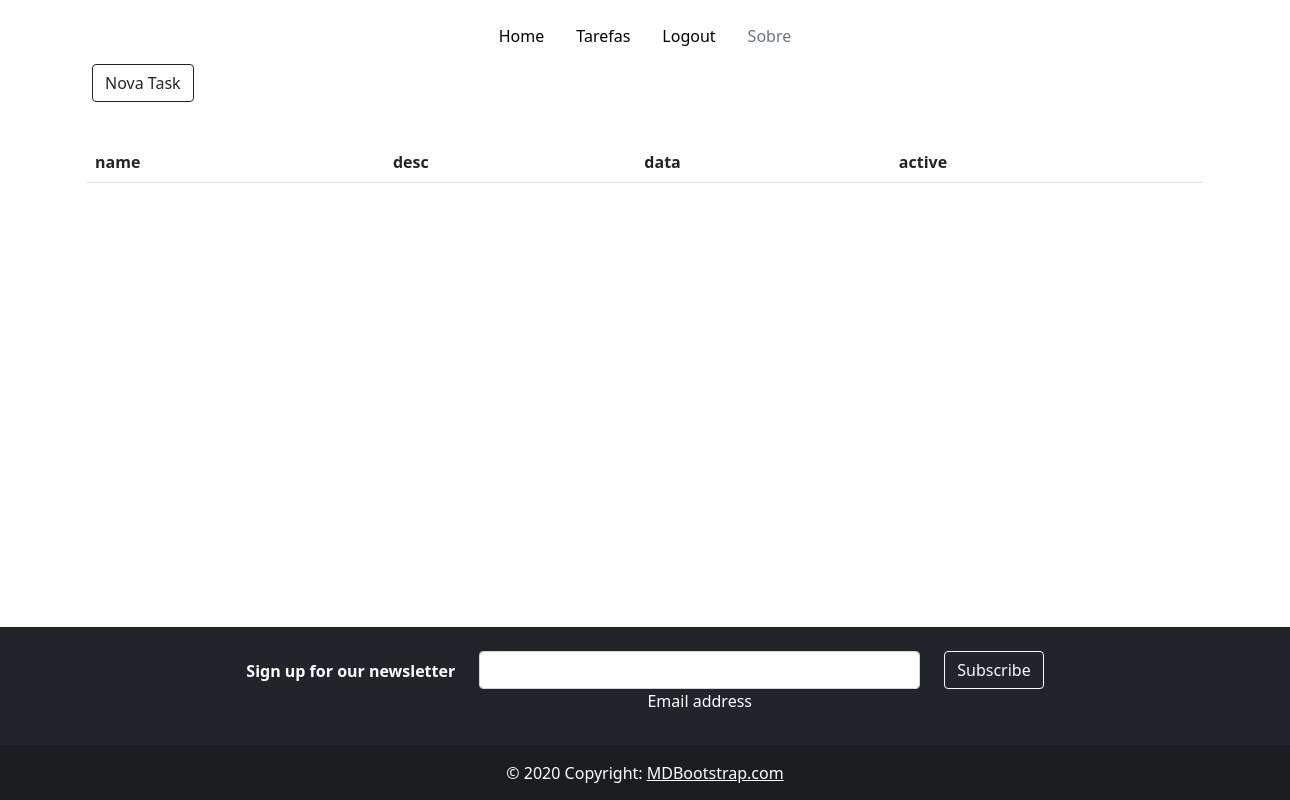
/lista/ (signed in), run on an earlier commit of the app's database.
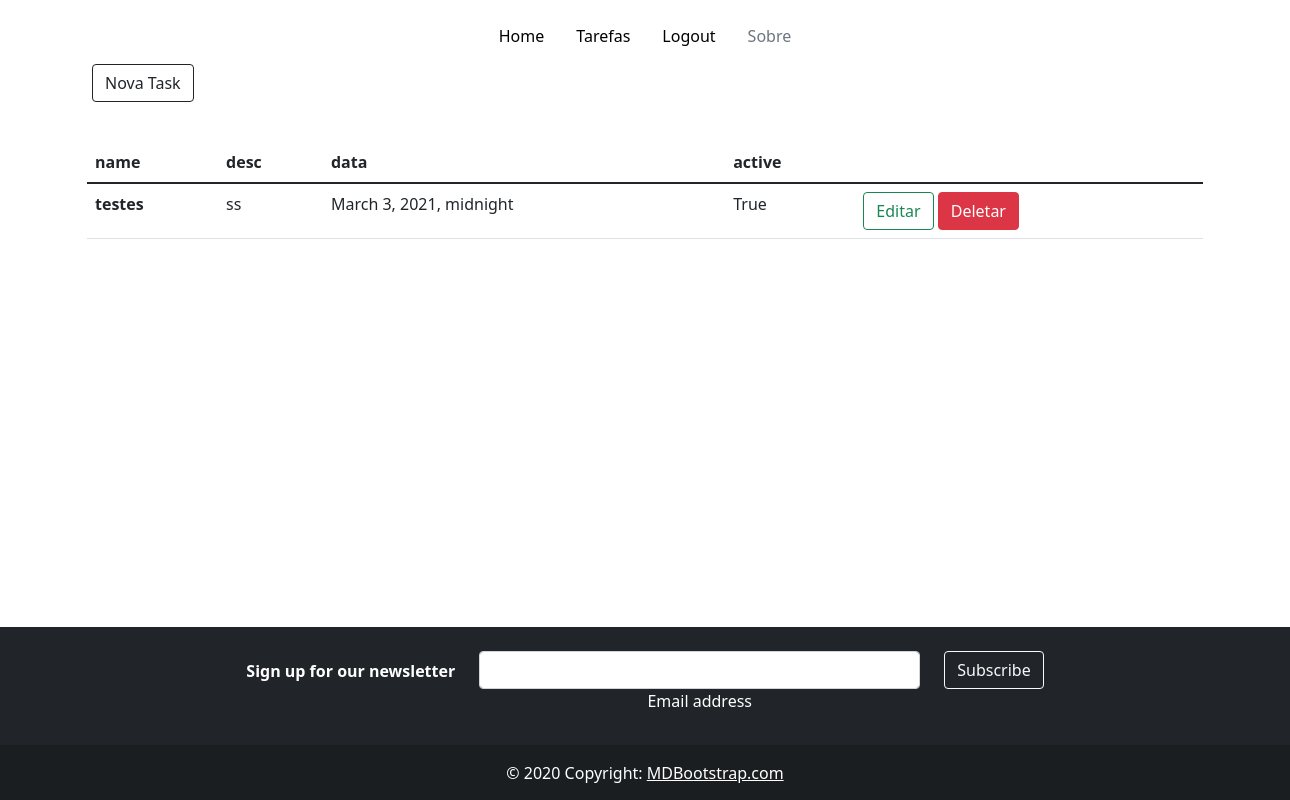
And on a later commit of the database.
### tasks/models.py (models this page shows, shortened)
class Task(models.Model):
    id = models.BigAutoField(primary_key=True)
    name = models.CharField(max_length=100)
    desc = models.CharField(max_length=300)
    data = models.DateTimeField(null=False)
    active = models.BooleanField(default=False)

### tasks/views.py (the view)
# urls.py: path("lista/", home, name="home"),
@login_required(login_url='/lista')
def home(request):
    data = {}
    data['db'] = Task.objects.all()
    return (render(request, 'home.html', data))

### templates/home.html (shortened to what this page needs)
{% extends 'base.html' %}
{% load static %}
{% block content %}
    <div id="section_1">
        <div class="container-fluid">
            <a href="/new"> <button type="button" class="btn btn-outline-dark">Nova Task</button></a>
        </div>
    </div>
    <section id="tabela">
      <div class="container">
        <table class="table">
          <thead class="thead-dark">
            <tr>
              <th scope="col">name</th>
              <th scope="col">desc</th>
              <th scope="col">data</th>
              <th scope="col">active</th>
            </tr>
          </thead>
          <tbody>
          {% for dbs in db %}
           <tr>
              <th>{{dbs.name}}</th>
              <td>{{dbs.desc}}</td>
              <td>{{dbs.data}}</td>
              <td>{{dbs.active}}</td>
              <td>
                  <a href="/edit/{{dbs.id}}/" class="btn btn btn-outline-success">Editar</a>
                  <a href="/delete/{{dbs.id}}/" class="btn btn-danger btnDel">Deletar</a>
              </td>
            </tr>
          {% endfor %}
          </tbody>
        </table>
      </div>
    </section>
  {% endblock %}

### templates/base.html (shortened to what this page needs)
<!doctype html>
{% load static %}
<html lang="en">
  <head>
    <link href="https://cdn.jsdelivr.net/npm/bootstrap@5.1.3/dist/css/bootstrap.min.css" rel="stylesheet">
    <link rel="stylesheet" href="{% static 'css/base.css' %}">
  </head>
  <body>
    <div id="nav">
        <ul class="nav justify-content-center">
            <li class="nav-item">
              <a class="nav-link active" aria-current="page" href="/">Home</a>
            </li>
            <li class="nav-item">
              <a class="nav-link" href="{% url 'tasks:home' %}">Tarefas</a>
            </li>
            <li class="nav-item">
              {% if request.user.is_authenticated %}
                <a class="nav-link" href="{% url 'users:logout' %}">Logout</a>
                {% else %}
                <a class="nav-link" href="{% url 'users:login' %}">Login</a>
                {% endif %}
            </li>
            <li class="nav-item">
              <a class="nav-link disabled">Sobre</a>
            </li>
          </ul>
    </div>
  {% block content %}
  {% endblock %}
  <footer class="bg-dark text-center text-white">
        <div class="container p-4 pb-0">
          <section class="">
            <form action="">
              <div class="row d-flex justify-content-center">
                <div class="col-auto">
                  <p class="pt-2">
                    <strong>Sign up for our newsletter</strong>
                  </p>
                </div>
                <div class="col-md-5 col-12">
                  <div class="form-outline form-white mb-4">
                    <input type="email" id="form5Example29" class="form-control" />
                    <label class="form-label" for="form5Example29">Email address</label>
                  </div>
                </div>
                <div class="col-auto">
                  <button type="submit" class="btn btn-outline-light mb-4">
                    Subscribe
                  </button>
                </div>
              </div>
            </form>
          </section>
        </div>
        <div class="text-center p-3" style="background-color: rgba(0, 0, 0, 0.2);">
          © 2020 Copyright:
          <a class="text-white" href="https://mdbootstrap.com/">MDBootstrap.com</a>
        </div>
    </footer>
  </body>
</html>

### static/css/base.css (style rules this page uses)
.bg-dark { width: 100%; position: fixed; margin-top: 40.7%; }
.nav { margin-top: 2vh; }
.nav a { color: black; }
#tabela { position: absolute; width: 100%; height: 50vh; margin-top: 5vh; }
#tabela .container { margin-left: auto; margin-top: auto; }
#section_1 .container-fluid { position: inherit; margin-left: 10vh; margin-top: 1vh; }

What changed in the data, as far as the page shows it:
added Task: name "testes", desc "ss", data "March 3, 2021, midnight", active "True"
